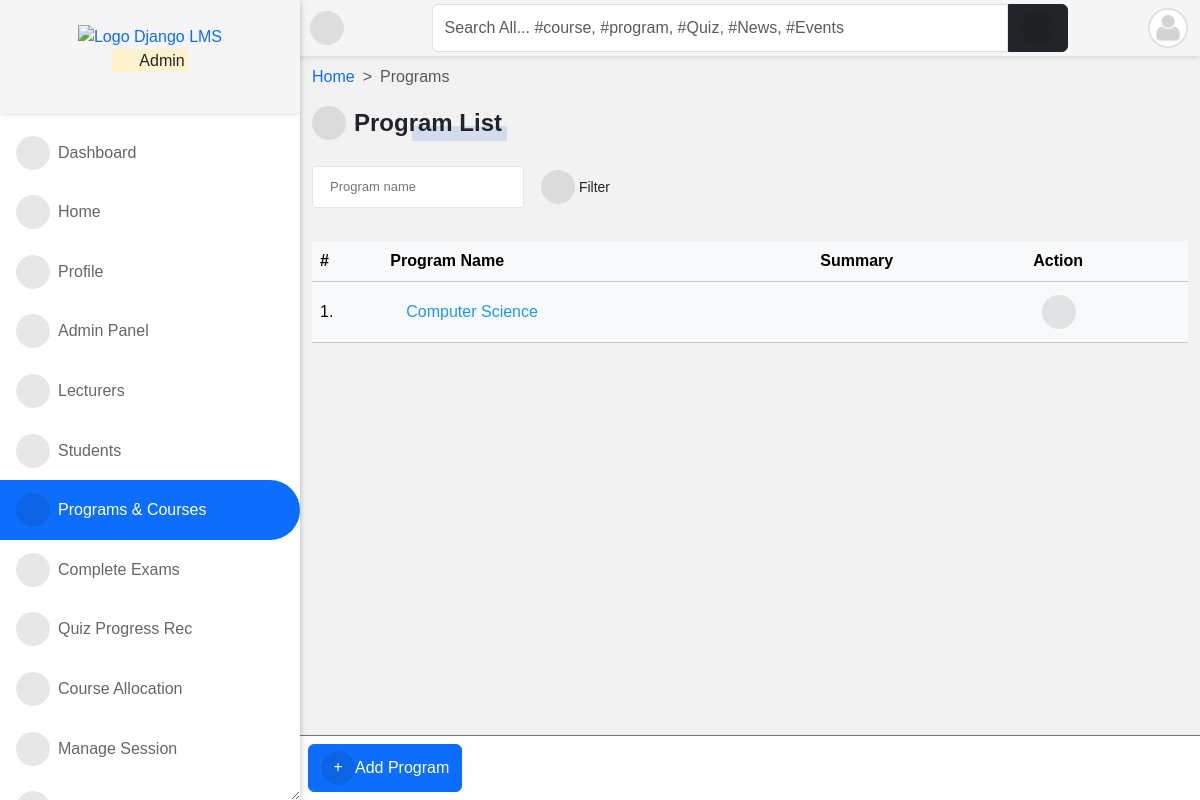
The app's page /programs/ (signed in) with its own data.
### accounts/models.py (models this page shows, shortened)
class User(AbstractUser):
    is_student = models.BooleanField(default=False)
    is_lecturer = models.BooleanField(default=False)
    is_parent = models.BooleanField(default=False)
    is_dep_head = models.BooleanField(default=False)
    phone = models.CharField(max_length=60, blank=True, null=True)
    address = models.CharField(max_length=60, blank=True, null=True)
    picture = models.ImageField(
        upload_to="profile_pictures/%y/%m/%d/", default="default.png", null=True
    )
    email = models.EmailField(blank=True, null=True)
    username_validator = ASCIIUsernameValidator()
    objects = CustomUserManager()
    class Meta:
        ordering = ("-date_joined",)
    @property
    def get_user_role(self):
        if self.is_superuser:
            role = "Admin"
        elif self.is_student:
            role = "Student"
        elif self.is_lecturer:
            role = "Lecturer"
        elif self.is_parent:
            role = "Parent"
        return role

### course/models.py (models this page shows, shortened)
class Program(models.Model):
    title = models.CharField(max_length=150, unique=True)
    summary = models.TextField(null=True, blank=True)
    objects = ProgramManager()
    def get_absolute_url(self):
        return reverse("program_detail", kwargs={"pk": self.pk})

### course/views.py (the view)
# urls.py: path("", ProgramFilterView.as_view(), name="programs"),
@method_decorator([login_required], name="dispatch")
class ProgramFilterView(FilterView):
    filterset_class = ProgramFilter
    template_name = "course/program_list.html"
    def get_context_data(self, **kwargs):
        context = super().get_context_data(**kwargs)
        context["title"] = "Programs"
        return context

### templates/course/program_list.html (shortened to what this page needs)
{% extends 'base.html' %}
{% block content %}
<nav style="--bs-breadcrumb-divider: '>';" aria-label="breadcrumb">
    <ol class="breadcrumb">
        <li class="breadcrumb-item"><a href="/">Home</a></li>
        <li class="breadcrumb-item active" aria-current="page">Programs</li>
    </ol>
</nav>
{% if request.user.is_superuser %}
<div class="manage-wrap">
    <a class="btn btn-primary" href="{% url 'add_program' %}"><i class="fas fa-plus"></i>Add Program</a>
</div>
{% endif %}
<div class="title-1"><i class="fas fa-book-open"></i>Program List</div>
<br><br>
{% include 'snippets/filter_form.html' %}
<div class="table-responsive table-shadow table-light table-striped m-0 mt-4">
    <div class="table-shadow">
        <table class="table table-light">
            <thead>
                <tr>
                    <th>#</th>
                    <th>Program Name</th>
                    <th>Summary</th>
                    {% if request.user.is_superuser %}
                    <th>Action</th>
                    {% endif %}
                </tr>
            </thead>
            <tbody>
                {% for program in filter.qs %}
                <tr>
                    <td>{{ forloop.counter }}.</td>
                    <td>
                        <a class="a-list" href="{{ program.get_absolute_url }}">
                            {{ program.title}}
                        </a>
                    </td>
                    <td>{{ program.summary }} </td>
                    {% if request.user.is_superuser %}
                    <td>
                        <div class="dropdown">
                            <button class="btn btn-sm" type="button" data-bs-toggle="dropdown" aria-expanded="false">
                                <i class="fa fa-ellipsis-vertical"></i>
                            </button>
                        </div>
                    </td>
                    {% endif %}
                </tr>
                {% endfor %}
            </tbody>
        </table>
    </div>
</div>
{% endblock content %}

### templates/aside.html (shortened to what this page needs)
{% load static %}
<div id="side-nav">
	<div class="main-menu">
		<div class="top-side text-center py-4" style="background-image: url({% static 'img/dotted.jpg' %});">
			<a href="/">
				<img src="{% static 'img/dj-lms.png' %}" width="110px" alt="Logo Django LMS">
			</a>
			<p class="text-orange">
				<mark>
					<i class="far fa-hand-point-right"></i>
					{{ request.user.get_user_role }}
				</mark>
			</p>
		</div>
		{% url 'home' as hom %} {% url 'dashboard' as dash %} {% url 'profile' as prof %}
		{% url 'lecturer_list' as lec %}
		{% url 'student_list' as stu %} {% url 'course_allocation_view' as cav %}
		{% url 'programs' as pro %} {% url 'session_list' as sess %} {% url 'semester_list' as sem %}
		{% url 'quiz_progress' as qpr %} {% url 'quiz_marking' as qce %} {% url 'user_course_list' as ucl %}
		{% url 'admin_panel' as admin_p %}
		<ul>
			{% if request.user.is_superuser %}
			<li class="{% if request.path == dash %}active{% endif %}">
				<a href="{% url 'dashboard' %}"><i class="fas fa-tachometer-alt"></i>Dashboard</a>
			</li>
			{% endif %}
			<li class="{% if request.path == hom %}active{% endif %}">
				<a href="{% url 'home' %}"><i class="fas fa-home"></i>Home</a>
			</li>
			<li class="{% if request.path == prof %}active{% endif %}">
				<a href="{% url 'profile' %}"><i class="fas fa-user"></i>Profile</a>
			</li>
			{% if request.user.is_superuser %}
			<li class="{% if request.path == admin_p %}active{% endif %}">
				<a href="{% url 'admin_panel' %}"><i class="fas fa-user-tie"></i>Admin Panel</a>
			</li>
			<li class="{% if request.path == lec %}active{% endif %}">
				<a href="{% url 'lecturer_list' %}"><i class="fas fa-chalkboard-teacher"></i>Lecturers</a>
			</li>
			<li class="{% if request.path == stu %}active{% endif %}">
				<a href="{% url 'student_list' %}"><i class="fas fa-user-graduate"></i>Students</a>
			</li>
			{% endif %}
			<li class="{% if request.path == pro %}active{% endif %}">
				<a href="{% url 'programs' %}"><i class="fas fa-book-open"></i>Programs & Courses</a>
			</li>
			{% if request.user.is_superuser or request.user.is_lecturer %}
			<li class="{% if request.path == qce %}active{% endif %}">
				<a href="{% url 'quiz_marking' %}"><i class="fas fa-check-double"></i>Complete Exams</a>
			</li>
			{% endif %}
			{% if request.user.is_superuser %}
			<li class="{% if request.path == qpr %}active{% endif %}">
				<a href="{% url 'quiz_progress' %}"><i class="fas fa-record-vinyl"></i>Quiz Progress Rec</a>
			</li>
			<li class="{% if request.path == cav %}active{% endif %}">
				<a href="{% url 'course_allocation_view' %}"><i class="fas fa-tasks"></i>Course Allocation</a>
			</li>
			<li class="{% if request.path == sess %}active{% endif %}">
				<a href="{% url 'session_list' %}"><i class="fas fa-calendar-week"></i>Manage Session</a>
			</li>
			<li class="{% if request.path == sem %}active{% endif %}">
				<a href="{% url 'semester_list' %}"><i class="fas fa-calendar-alt"></i>Manage Semester</a>
			</li>
			{% endif %}
			<br />
		</ul>
	</div>
</div>

### templates/navbar.html (shortened to what this page needs)
<div id="top-navbar" class="py-1">
	<div class="container">
		<div class="nav-wrapper">
			<div class="toggle-btn" onclick="toggleSidebar()">
				<i class="fas fa-bars"></i>
			</div>
			<form class="form-header" action="{% url 'query' %}" method="GET">
				<input id="primary-search" class="form-control rounded-end-0" type="text" name="q" value="{{ request.GET.q }}"
					placeholder="Search All... #course, #program, #Quiz, #News, #Events" required />
				<button class="btn btn-dark rounded-start-0" type="submit">
					<i class="fas fa-search"></i>
				</button>
			</form>
			<div class="dropdown">
				<div class="avatar border border-2" type="button" data-bs-toggle="dropdown" aria-expanded="false">
					<img src="{{ request.user.picture.url }}">
				</div>
			</div>
		</div>
	</div>
</div>

### templates/aside.html (style rules this page uses)
.top-side { background-size: cover; background-position: top center; }

### records on screen
User: user.get_user_role "Admin", user.picture (placeholder picture)
Program: title "Computer Science"
